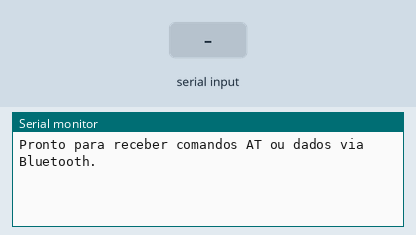
This sketch was run on a simulated Arduino Uno, built with avr-gcc and run on an emulated ATmega328P. On the bench: the last lines printed to the serial monitor. The test bench sets the inputs (shaded band).

Above: at 1.2 s.
1.3 s: "1" received over the second serial link
At 1.8 s:
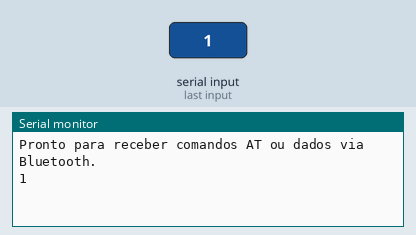
2.8 s: "0" received over the second serial link
At 4.1 s:
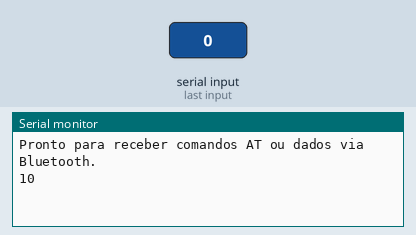

Measured:
- after the input at 1.3 s, the serial monitor: prints a new line at once (image 1)
- after the input at 2.8 s, the serial monitor: prints a new line at once (image 2)

The sketch:

14_bluetooth-comunicacao-base.ino
```cpp
#include <SoftwareSerial.h>

// Define os pinos RX e TX para a comunicação com o módulo Bluetooth
// Lembre-se: o RX do Arduino conecta no TX do módulo, e o TX do Arduino no RX do módulo.
SoftwareSerial BT(10, 11); // RX, TX

void setup() {
  // Inicia a comunicação com o computador (Monitor Serial)
  Serial.begin(9600);
  // Inicia a comunicação com o módulo Bluetooth
  BT.begin(9600);
  Serial.println("Pronto para receber comandos AT ou dados via Bluetooth.");
}

void loop() {
  // Se houver dados chegando do Bluetooth, envia para o computador
  if (BT.available()) {
    Serial.write(BT.read());
  }

  // Se houver dados chegando do computador, envia para o Bluetooth
  if (Serial.available()) {
    BT.write(Serial.read());
  }
}
```
